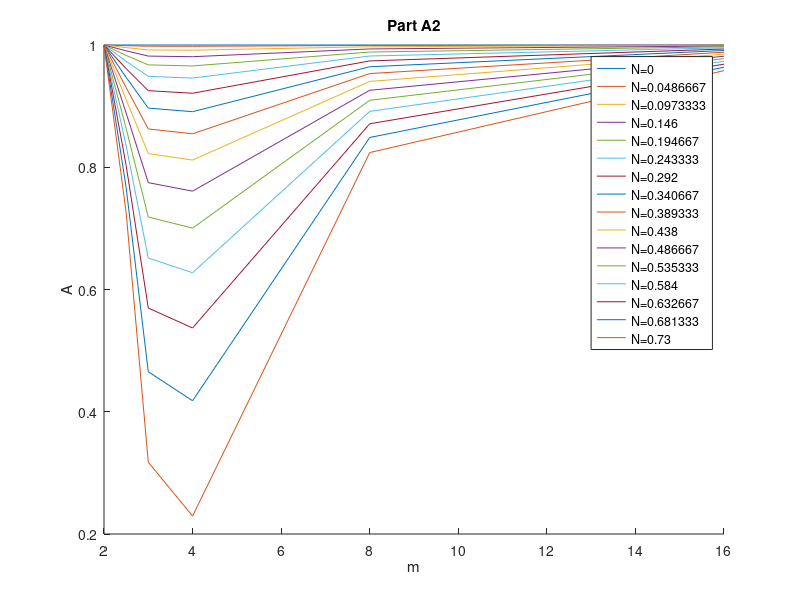
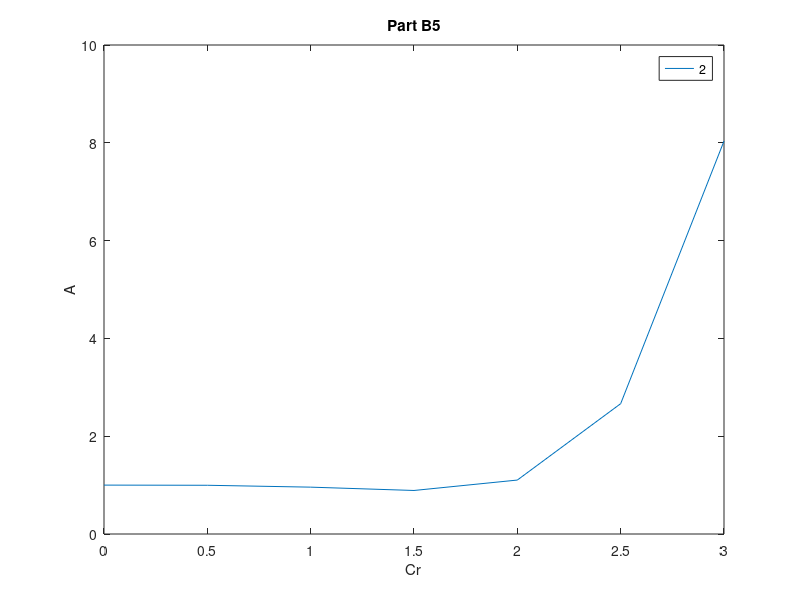

Here is the MATLAB script that generated these plots, in order:
clear all
close all
%% Part A1
% finding the maximum value of the denominator
x = linspace(0,2*pi,360);
f = 8.*sin(x) - sin(2*x);
[M, I] = max(f);

% Print the maximum value
print_val = ['max=', num2str(M)];
disp(print_val)
%% Part A2
Cr = 0:0.73/15:0.73; %calculate 
legendCell = cellstr(num2str(Cr', 'N=%-d')); % convert values to make legend

m = [2, 2.5, 3, 4, 8, 16];
A_matrix = zeros(length(Cr),length(m));

% Calculate A for each Cr and add to matrix
for i = 1:length(Cr)
    A = sqrt((-(Cr(i)^2)/36).*(8.*sin(2*pi./m) - sin(2*2*pi./m)).^2 + 1);
    A_matrix(i,:) = A; 
end

hold on
figure(1)
for j=1:length(Cr)
    plot(m,A_matrix(j,:))
    xlabel('m');
    ylabel('A');
    legend(legendCell);
    title('Part A2')
end
%% Part B3
% Calculate minimum of entire fraction
f3 = sqrt(3./(sin(x).^2));
[M3, I3] = min(f3);

%Display minimum
print_val = ['min=', num2str(M3)];
disp(print_val)
%% Part B4
% The Courant stability criteria calculated in part B3 is larger. 

%% Part B5
% Plot A(k) vs Cr (range 0-3) for various 
% wavelengths: L = 2delx, 2.5delx, 3delx, 4delx, 5delx, 10delx, 20delx

Cr_b = 0:0.5:3;
delx =  1;
m = [2, 2.5, 3, 4, 5, 10, 20];
% m_arr = zeros(1,7);
% m_arr(:) = m;


A_matrix = zeros(length(m),length(Cr_b));
for i = 1:length(m)
    k = m(i);
    L = k.*delx;
    A = 1 - ((Cr_b.^4)/12).*(sin(k*delx))^4 + ((Cr_b.^6)/36).*(sin(k*delx))^6;
    A_matrix(i,:) = A;
end

hold on
figure(2)
for k = 1:length(m)
    plot(Cr_b,A_matrix(k,:))
    xlabel('Cr');
    ylabel('A');
    legend('2', '2.5', '3', '4', '5', '10', '20');
    title('Part B5');
end